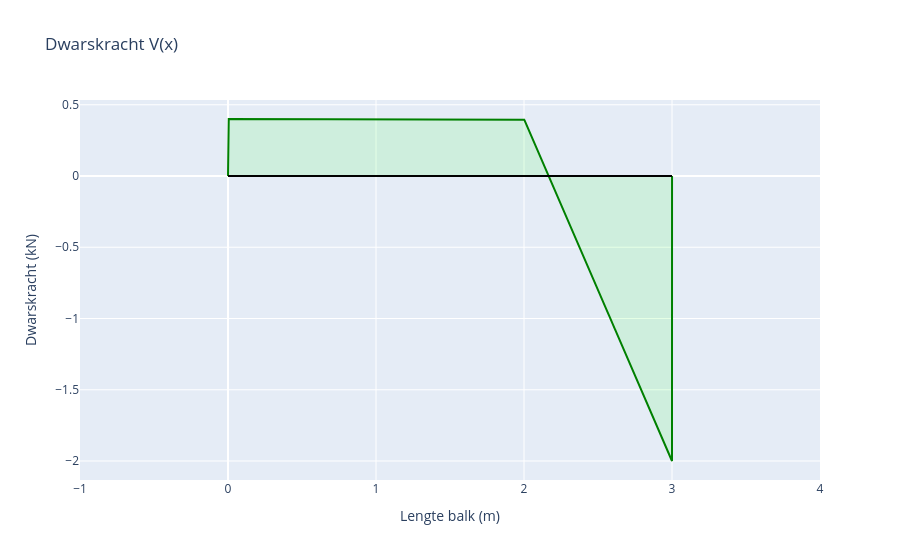

The code cell stored with this chart in its notebook:
### Markdown cell above
## Dwarskrachtgrafiek

### Code cell
layout = go.Layout(
    title="Dwarskracht V(x)",
    xaxis=dict(dtick=1, title="Lengte balk (m)", range=[-1, lengteBalk+1]),
    yaxis=dict(title="Dwarskracht (kN)"),
    showlegend=False
)

line = go.Scatter(
    x=X,
    y= sum(shearForce),
    mode='lines',
    name='Dwarskracht (kN)',
    fill = 'tonexty',
    line_color='green',
    fillcolor='rgba(0,255,0,0.1)'
)

axis = go.Scatter(
    x= [0,lengteBalk],
    y= [0,0],
    mode='lines',
    line_color='black'
)

fig= go.Figure(data=[line, axis], layout=layout)
fig.show()

### Figure 1 — Plotly figure (JSON) as saved in the notebook; plotly's stock layout.template omitted (floating-point values rounded to 4 significant figures; data arrays with more than 128 entries replaced by an {"elided": "..."} marker saying what was removed)
{"data": [{"fill": "tonexty", "fillcolor": "rgba(0,255,0,0.1)", "line": {"color": "green"}, "mode": "lines", "name": "Dwarskracht (kN)", "type": "scatter", "x": {"elided": "10002 float values"}, "y": {"elided": "10002 float values"}}, {"line": {"color": "black"}, "mode": "lines", "type": "scatter", "x": [0, 3], "y": [0, 0]}], "layout": {"autosize": true, "showlegend": false, "title": {"text": "Dwarskracht V(x)"}, "xaxis": {"dtick": 1, "range": [-1, 4], "title": {"text": "Lengte balk (m)"}, "type": "linear"}, "yaxis": {"autorange": true, "range": [-2.133, 0.5333], "title": {"text": "Dwarskracht (kN)"}, "type": "linear"}}}
